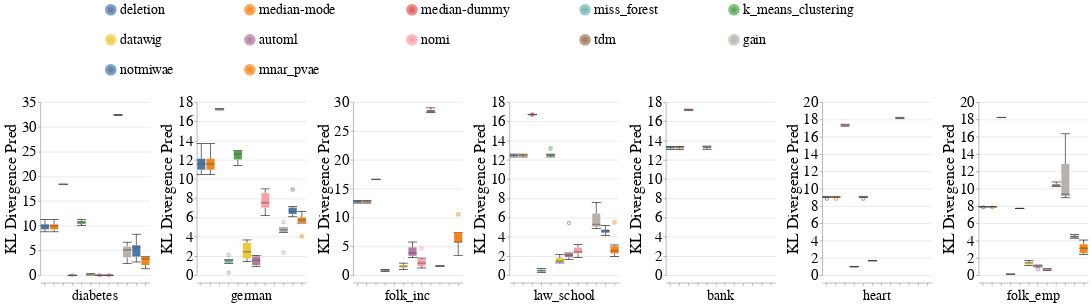

Notebook source saved alongside this figure:
### Code cell
create_box_plots_for_diff_imputers_and_datasets_for_mixed_exp(train_injection_scenario='MCAR3',
                                                              test_injection_scenario='MCAR3',
                                                              metric_name='kl_divergence_pred',
                                                              dataset_to_column_name=DATASET_TO_COLUMN_NAME,
                                                              db_client=db_client,
                                                              without_dummy=False)

### Figure 1 — Vega-Lite specification as saved in the notebook (floating-point values rounded to 4 significant figures; data arrays with more than 128 entries replaced by an {"elided": "..."} marker saying what was removed)
{"config": {"view": {"continuousWidth": 400, "continuousHeight": 300, "stroke": null}, "axis": {"labelFontSize": 26, "labelFontWeight": "normal", "titleFontSize": 28, "titleFontWeight": "normal"}, "facet": {"spacing": 15}, "header": {"labelFontSize": 24, "labelOrient": "bottom", "labelPadding": 5, "titleFontSize": 28}, "legend": {"columns": 5, "direction": "horizontal", "labelFontSize": 24, "labelLimit": 400, "orient": "top", "symbolOffset": 110, "symbolStrokeWidth": 10, "titleAnchor": "middle", "titleFontSize": 26, "titleLimit": 300}, "title": {"fontSize": 28}}, "data": {"name": "data-ceb1e50def0755b0110db3ae3ee9506c"}, "mark": {"type": "boxplot", "median": {"stroke": "black", "strokeWidth": 0.7}, "ticks": true}, "encoding": {"color": {"field": "Null_Imputer_Name", "sort": ["deletion", "median-mode", "median-dummy", "miss_forest", "k_means_clustering", "datawig", "automl", "nomi", "tdm", "gain", "notmiwae"], "title": null, "type": "nominal"}, "column": {"field": "Extended_Dataset_Name", "sort": {"field": "Dataset_Sequence_Number", "order": "ascending"}, "title": null, "type": "nominal"}, "x": {"axis": {"labels": false}, "field": "Null_Imputer_Name", "sort": ["deletion", "median-mode", "median-dummy", "miss_forest", "k_means_clustering", "datawig", "automl", "nomi", "tdm", "gain", "notmiwae"], "title": null, "type": "nominal"}, "y": {"field": "Kl_Divergence_Pred", "scale": {"zero": true}, "title": "KL Divergence Pred", "type": "quantitative"}}, "resolve": {"scale": {"y": "independent"}}, "width": 190, "$schema": "https://vega.github.io/schema/vega-lite/v4.17.0.json", "datasets": {"data-ceb1e50def0755b0110db3ae3ee9506c": {"elided": "504 records"}}}
